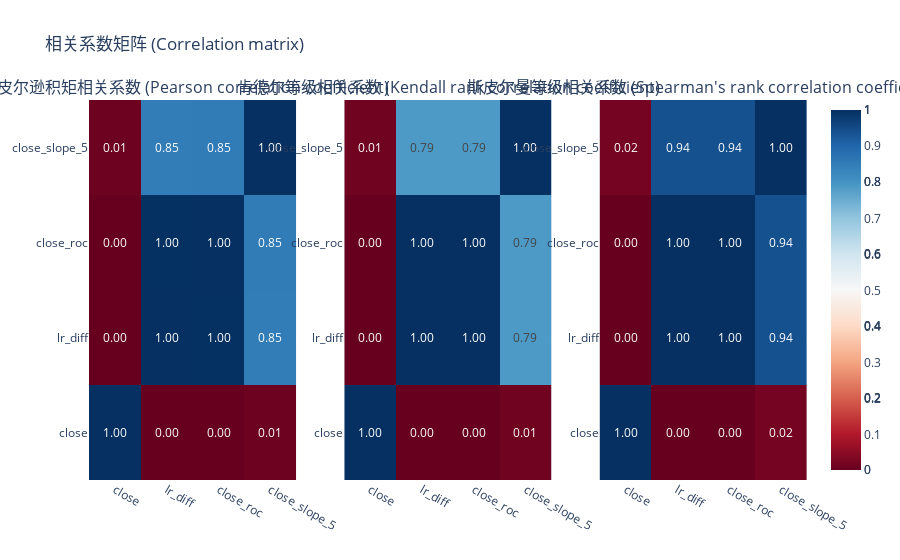

The notebook cell saved with this chart:
### Code cell
feature = FeatureBuilder(raw_df).build_target()

slope = SlopeFactor(5)
feature = slope.extract(feature)
tmp = feature.dropna()

ca.plot(tmp[['close', 'lr_diff', 'close_roc', slope.name(),]], method='all')

### Figure 1 — Plotly figure (JSON) as saved in the notebook; plotly's stock layout.template omitted (floating-point values rounded to 4 significant figures)
{"data": [{"colorscale": [[0, "rgb(103,0,31)"], [0.1, "rgb(178,24,43)"], [0.2, "rgb(214,96,77)"], [0.3, "rgb(244,165,130)"], [0.4, "rgb(253,219,199)"], [0.5, "rgb(247,247,247)"], [0.6, "rgb(209,229,240)"], [0.7, "rgb(146,197,222)"], [0.8, "rgb(67,147,195)"], [0.9, "rgb(33,102,172)"], [1, "rgb(5,48,97)"]], "text": [[1, 0.003352, 0.0033, 0.01186], [0.003352, 1, 0.9992, 0.849], [0.0033, 0.9992, 1, 0.8531], [0.01186, 0.849, 0.8531, 1]], "texttemplate": "%{text:.2f}", "type": "heatmap", "x": ["close", "lr_diff", "close_roc", "close_slope_5"], "xaxis": "x", "y": ["close", "lr_diff", "close_roc", "close_slope_5"], "yaxis": "y", "z": [[1, 0.003352, 0.0033, 0.01186], [0.003352, 1, 0.9992, 0.849], [0.0033, 0.9992, 1, 0.8531], [0.01186, 0.849, 0.8531, 1]]}, {"colorscale": [[0, "rgb(103,0,31)"], [0.1, "rgb(178,24,43)"], [0.2, "rgb(214,96,77)"], [0.3, "rgb(244,165,130)"], [0.4, "rgb(253,219,199)"], [0.5, "rgb(247,247,247)"], [0.6, "rgb(209,229,240)"], [0.7, "rgb(146,197,222)"], [0.8, "rgb(67,147,195)"], [0.9, "rgb(33,102,172)"], [1, "rgb(5,48,97)"]], "text": [[1, -0.0009007, -0.0009007, 0.01153], [-0.0009007, 1, 1, 0.7859], [-0.0009007, 1, 1, 0.7859], [0.01153, 0.7859, 0.7859, 1]], "texttemplate": "%{text:.2f}", "type": "heatmap", "x": ["close", "lr_diff", "close_roc", "close_slope_5"], "xaxis": "x2", "y": ["close", "lr_diff", "close_roc", "close_slope_5"], "yaxis": "y2", "z": [[1, -0.0009007, -0.0009007, 0.01153], [-0.0009007, 1, 1, 0.7859], [-0.0009007, 1, 1, 0.7859], [0.01153, 0.7859, 0.7859, 1]]}, {"colorscale": [[0, "rgb(103,0,31)"], [0.1, "rgb(178,24,43)"], [0.2, "rgb(214,96,77)"], [0.3, "rgb(244,165,130)"], [0.4, "rgb(253,219,199)"], [0.5, "rgb(247,247,247)"], [0.6, "rgb(209,229,240)"], [0.7, "rgb(146,197,222)"], [0.8, "rgb(67,147,195)"], [0.9, "rgb(33,102,172)"], [1, "rgb(5,48,97)"]], "text": [[1, -0.001597, -0.001597, 0.0157], [-0.001597, 1, 1, 0.939], [-0.001597, 1, 1, 0.939], [0.0157, 0.939, 0.939, 1]], "texttemplate": "%{text:.2f}", "type": "heatmap", "x": ["close", "lr_diff", "close_roc", "close_slope_5"], "xaxis": "x3", "y": ["close", "lr_diff", "close_roc", "close_slope_5"], "yaxis": "y3", "z": [[1, -0.001597, -0.001597, 0.0157], [-0.001597, 1, 1, 0.939], [-0.001597, 1, 1, 0.939], [0.0157, 0.939, 0.939, 1]]}], "layout": {"annotations": [{"font": {"size": 16}, "showarrow": false, "text": "皮尔逊积矩相关系数 (Pearson correlation coefficient)", "x": 0.1444, "xanchor": "center", "xref": "paper", "y": 1, "yanchor": "bottom", "yref": "paper"}, {"font": {"size": 16}, "showarrow": false, "text": "肯德尔等级相关系数 (Kendall rank correlation coefficient)", "x": 0.5, "xanchor": "center", "xref": "paper", "y": 1, "yanchor": "bottom", "yref": "paper"}, {"font": {"size": 16}, "showarrow": false, "text": "斯皮尔曼等级相关系数 (Spearman's rank correlation coefficient)", "x": 0.8556, "xanchor": "center", "xref": "paper", "y": 1, "yanchor": "bottom", "yref": "paper"}], "title": {"text": "相关系数矩阵 (Correlation matrix)"}, "xaxis": {"anchor": "y", "domain": [0, 0.2889]}, "xaxis2": {"anchor": "y2", "domain": [0.3556, 0.6444]}, "xaxis3": {"anchor": "y3", "domain": [0.7111, 1]}, "yaxis": {"anchor": "x", "domain": [0, 1]}, "yaxis2": {"anchor": "x2", "domain": [0, 1]}, "yaxis3": {"anchor": "x3", "domain": [0, 1]}}}
